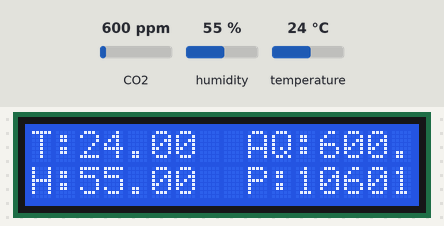
The sketch below on a simulated ESP8266 (NodeMCU). On the bench: 16×2 character LCD. The test bench sets the inputs (shaded band); at power-on: CO2 600 ppm, humidity 55 %, temperature 24 °C. WiFi joins after 1.5 s; servers stay silent unless stated; random numbers use the default seed unless the sketch sets one; what the sketch prints to the serial monitor is not drawn.

Above: at 3.0 s.
At 9.0 s:
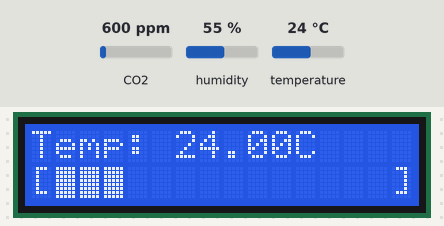
At 15.0 s:
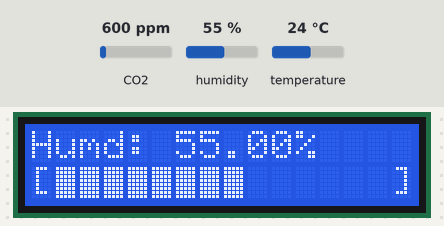
At 21.3 s:
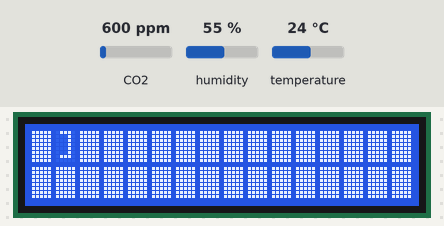
At 27.4 s:
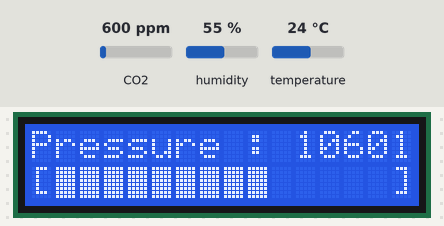
At 34.6 s:
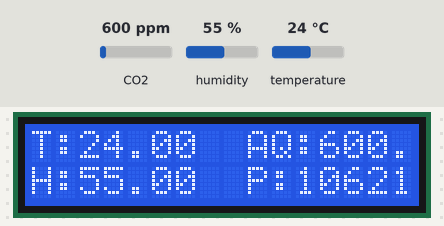

Measured:
- what the display in image 0 shows lasts 6.1 s, from 2.9 s to 9.0 s
- what the display in image 2 shows lasts 6.3 s, from 15.0 s to 21.3 s
- what the display in image 4 shows lasts 7.3 s, from 27.3 s to 34.6 s

The sketch:

code.ino
```cpp
byte customChar[8] = {
  B11111,
  B11111,
  B11111,
  B11111,
  B11111,
  B11111,
  B11111,
  B11111
};
// libr
// libraries for all the sensors
#include <Adafruit_Sensor.h>
#include <DHT.h>
#include <ESP8266WiFi.h>
#include <LiquidCrystal_I2C.h>
#include <MQ135.h>
#include <Wire.h>

LiquidCrystal_I2C lcd(0x27, 16, 2); // set the LCD address to 0x27

String apiKey = "1HZT1FFI9T5LR450"; // Enter your ThingSpeak API key

const char *ssid = "Galaxy M117494"; //  WiFi SSID
const char *pass = "qeqe9162";            // WiFi Password
const char *server = "api.thingspeak.com";

// initializing pins
#define DHTPIN 13
#define Rain 12
#define MQ135_PIN A0

// initilizing DHT
DHT dht(DHTPIN, DHT11);

// initilizing MQ sensor
MQ135 gasSensor = MQ135(MQ135_PIN);

// initilizing WiFI Client
WiFiClient client;

void setup() {
  lcd.init();
  lcd.clear();
  lcd.backlight();
  lcd.createChar(0, customChar);

  Serial.begin(9600); // starting Serial Monitor
  delay(10);
  dht.begin();
  lcd.clear();
  lcd.setCursor(0,0);
  lcd.print(ssid);
  Serial.println(ssid);
  lcd.clear();

  // Starting Wifi Communication
  Serial.println("WiFi-connecting");
  lcd.setCursor(0, 0);
  lcd.print("WiFi-connecting");
  delay(1000);
  lcd.clear();

  WiFi.begin(ssid, pass);
  delay(1100);
  while (WiFi.status() != WL_CONNECTED) {

    Serial.print(".");
    lcd.print(".");
  }
  Serial.println("");

  lcd.clear();
  lcd.println("WIFI Connected");
  Serial.println("WiFi connected");
}

void loop() {
  // taking Values from sensors
  float h = dht.readHumidity();
  float t = dht.readTemperature();
  float co2_ppm = gasSensor.getPPM();
 float p=random(10596,10627);


  // DHT Error message
  if (isnan(h) || isnan(t)) {
    Serial.println("Failed to read from DHT sensor!");
    lcd.println("Failed DHT");
    return;
  }

  // pushing Values to thingspeak
  if (client.connect(server, 80)) {
    String postStr = apiKey;
    postStr += "&field1=" + String(t);       // Temperature
    postStr += "&field2=" + String(h);       // Humidity
    postStr += "&field3=" + String(co2_ppm); // CO2 Concentration
    postStr += "&field4=" + String(p);

    postStr += "\r\n\r\n";

    client.print("POST /update HTTP/1.1\n");
    client.print("Host: api.thingspeak.com\n");
    client.print("Connection: close\n");
    client.print("X-THINGSPEAKAPIKEY: " + apiKey + "\n");
    client.print("Content-Type: application/x-www-form-urlencoded\n");
    client.print("Content-Length: ");
    client.print(postStr.length());
    client.print("\n\n");
    client.print(postStr);

    // printing Values in real time
    Serial.print("T: ");
    Serial.print(t);
    Serial.print(" degrees Celsius, Humidity: ");
    Serial.print(h);
    Serial.print("%, CO2 Concentration: ");
    Serial.print(co2_ppm);
    Serial.println(" ppm..");
    Serial.print("Pressure: ");
    Serial.println(p);
    lcd.clear();
    lcd.setCursor(0, 0);
    lcd.print("T:");
    lcd.print(t);
    lcd.setCursor(0, 1);
    lcd.print("H:");
    lcd.print(h);
    lcd.setCursor(9, 0);
    lcd.print("AQ:");
    lcd.print(co2_ppm);
    lcd.setCursor(9, 1);
    lcd.print("P:");
    lcd.print(p);


    delay(6000);
    lcd.clear();

    display1(t);
    delay(6000);
    lcd.clear();
    display2(h);
    delay(6000);
    lcd.clear();
    display3(co2_ppm);
    delay(6000);
    lcd.clear();
    display4(p);
    delay(6000);

    client.stop();
  } else {
    Serial.println("Failed to connect to ThingSpeak");
  }

  Serial.println("Waiting...");
  delay(1000);
}

void display1(float t) {

  lcd.setCursor(0, 0);
  lcd.print("Temp: ");
  lcd.print(t);

  lcd.print("C");

  lcd.setCursor(0, 1);
  lcd.print("[");
  int numberOfBlocks = map(t, 0, 100, 0, 14); // Adjusted for LCD width
  for (int i = 0; i < numberOfBlocks; i++) {
    lcd.write(0); // Use the custom filled block character
  }
  for (int i = numberOfBlocks; i < 14; i++) { // Adjusted for LCD width
    lcd.print(" ");
  }
  lcd.print("]");
}

void display2(float h) {
  lcd.setCursor(0, 0);
  lcd.print("Humd: ");
  lcd.print(h);

  lcd.print("%");

  lcd.setCursor(0, 1);
  lcd.print("[");
  int numberOfBlocks = map(h, 0, 100, 0, 14); // Adjusted for LCD width
  for (int i = 0; i < numberOfBlocks; i++) {
    lcd.write(0); // Use the custom filled block character
  }
  for (int i = numberOfBlocks; i < 14; i++) { // Adjusted for LCD width
    lcd.print(" ");
  }
  lcd.print("]");
}

void display3(float co2_ppm) {
  lcd.setCursor(0, 0);
  lcd.print("Air Qu: ");
  lcd.print(co2_ppm);

  lcd.print("ppm");

  lcd.setCursor(0, 1);
  lcd.print("[");
  int numberOfBlocks = map(co2_ppm, 0, 30, 0, 14); // Adjusted for LCD width
  for (int i = 0; i < numberOfBlocks; i++) {
    lcd.write(0); // Use the custom filled block character
  }
  for (int i = numberOfBlocks; i < 14; i++) { // Adjusted for LCD width
    lcd.print(" ");
  }
  lcd.print("]");
}
void display4(float p) {
  lcd.setCursor(0, 0);
  lcd.print("Pressure : ");
  lcd.print(p);

  lcd.print("Pa");

  lcd.setCursor(0, 1);
  lcd.print("[");
  int numberOfBlocks = map(p, 10000,10900, 0, 14); // Adjusted for LCD width
  for (int i = 0; i < numberOfBlocks; i++) {
    lcd.write(0); // Use the custom filled block character
  }
  for (int i = numberOfBlocks; i < 14; i++) { // Adjusted for LCD width
    lcd.print(" ");
  }
  lcd.print("]");
}
```
